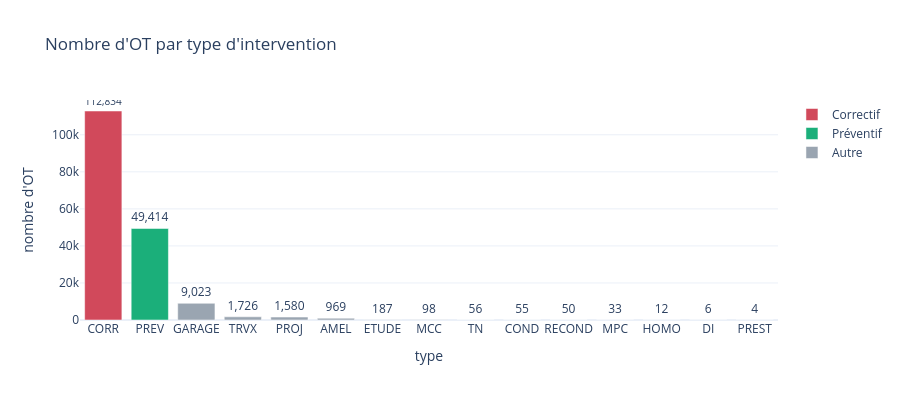

Write notebook code for a chart like this one.
### Markdown cell above
### Description de l'étape

Les différents types d'intervention et leur poids.

### Code cell
t = df["typeIntervention"].value_counts().rename_axis("type").reset_index(name="nb_OT")
t["%"] = (t["nb_OT"] / len(df) * 100).round(1)
display(t)
fig = px.bar(t, x="type", y="nb_OT", text="nb_OT", template=TEMPLATE, title="Nombre d'OT par type d'intervention",
             color=t["type"].map({TYPE_PANNE: "Correctif", TYPE_PREVENTIF: "Préventif"}).fillna("Autre"),
             color_discrete_map={"Correctif": COUL_OT[1], "Préventif": "#1baf7a", "Autre": COUL_OT[0]})
fig.update_traces(texttemplate="%{text:,}", textposition="outside")
fig.update_layout(height=400, legend_title=None, yaxis_title="nombre d'OT")
fig.show()

### Figure 1 — Plotly figure (JSON) as saved in the notebook; plotly's stock layout.template omitted (floating-point values rounded to 4 significant figures)
{"data": [{"hovertemplate": "color=Correctif<br>type=%{x}<br>nb_OT=%{text}<extra></extra>", "legendgroup": "Correctif", "marker": {"color": "#d1495b", "pattern": {"shape": ""}}, "name": "Correctif", "orientation": "v", "showlegend": true, "text": [112800.0], "textposition": "outside", "texttemplate": "%{text:,}", "type": "bar", "x": ["CORR"], "xaxis": "x", "y": [112834], "yaxis": "y"}, {"hovertemplate": "color=Préventif<br>type=%{x}<br>nb_OT=%{text}<extra></extra>", "legendgroup": "Préventif", "marker": {"color": "#1baf7a", "pattern": {"shape": ""}}, "name": "Préventif", "orientation": "v", "showlegend": true, "text": [49410.0], "textposition": "outside", "texttemplate": "%{text:,}", "type": "bar", "x": ["PREV"], "xaxis": "x", "y": [49414], "yaxis": "y"}, {"hovertemplate": "color=Autre<br>type=%{x}<br>nb_OT=%{text}<extra></extra>", "legendgroup": "Autre", "marker": {"color": "#9aa5b1", "pattern": {"shape": ""}}, "name": "Autre", "orientation": "v", "showlegend": true, "text": [9023.0, 1726.0, 1580.0, 969.0, 187.0, 98.0, 56.0, 55.0, 50.0, 33.0, 12.0, 6.0, 4.0], "textposition": "outside", "texttemplate": "%{text:,}", "type": "bar", "x": ["GARAGE", "TRVX", "PROJ", "AMEL", "ETUDE", "MCC", "TN", "COND", "RECOND", "MPC", "HOMO", "DI", "PREST"], "xaxis": "x", "y": [9023, 1726, 1580, 969, 187, 98, 56, 55, 50, 33, 12, 6, 4], "yaxis": "y"}], "layout": {"barmode": "relative", "height": 400, "legend": {"title": {}, "tracegroupgap": 0}, "title": {"text": "Nombre d'OT par type d'intervention"}, "xaxis": {"anchor": "y", "domain": [0, 1], "title": {"text": "type"}}, "yaxis": {"anchor": "x", "domain": [0, 1], "title": {"text": "nombre d'OT"}}}}
